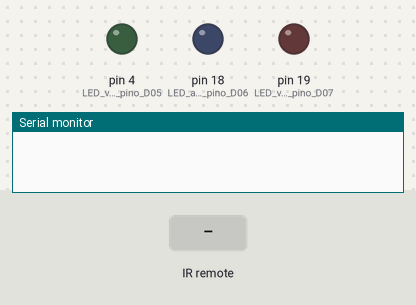
A sketch run on a simulated Arduino Uno, built with avr-gcc and run on an emulated ATmega328P. Parts: output pins drawn as LEDs (lit = HIGH), the last lines printed to the serial monitor. The test bench sets the inputs (shaded band).

Above: at 1.2 s.
1.3 s: infrared code 0xFFB04F received
At 1.8 s:
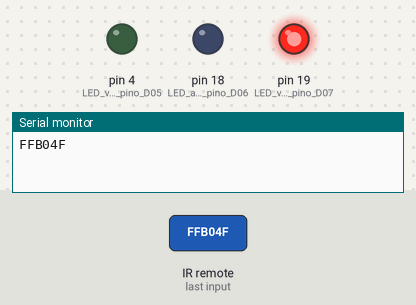
2.8 s: infrared code 0xFF18E7 received
At 4.0 s:
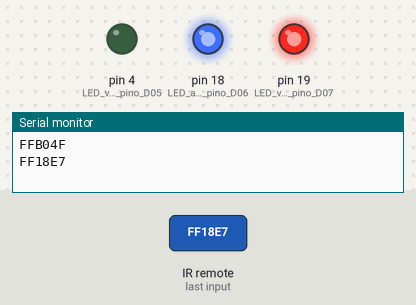
4.3 s: infrared code 0xFF30CF received
At 5.3 s:
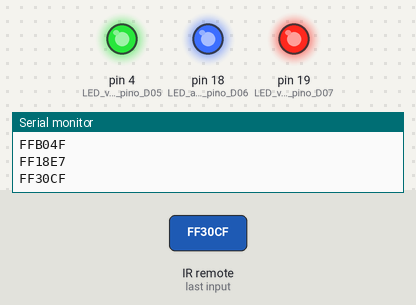
5.8 s: infrared code 0xFFB04F received
At 6.4 s:
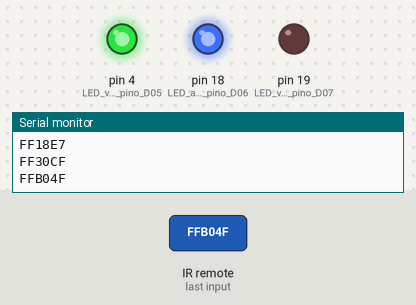
7.3 s: infrared code 0xFF18E7 received
At 8.7 s:
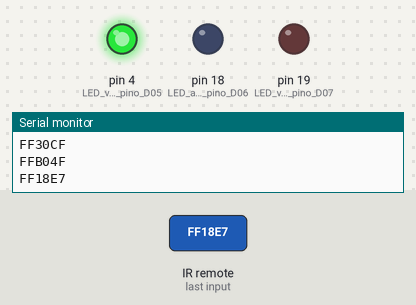
Timing chart, 0 to 9.8 s (numbered marks = the images above; inputs shaded):
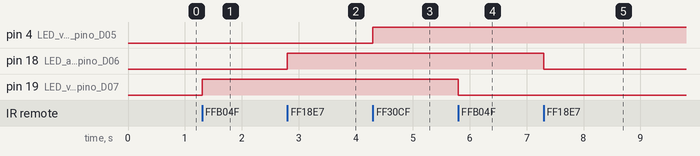

The sketch:

controle.ino
```cpp
#include <IRremote.h>                              // Biblioteca IRemote
int RECV_PIN = 15;                                 // Arduino pino D11 conectado no Receptor IR
IRrecv irrecv(RECV_PIN);                           // criando a instância
decode_results results;                            // declarando os resultados
bool LED5, LED6, LED7  = false;                    // estado dos LEDs
int atraso = 250;                                  // atraso após ligar LED

void setup()
{
  Serial.begin(9600);                              // Monitor velocidade 9600 bps
  pinMode(19, OUTPUT);                              // LED vermelho no pino D07
  pinMode(18, OUTPUT);                              // LED azul no pino D06
  pinMode(4, OUTPUT);                              // LED verde no pino D05
  irrecv.enableIRIn();                             // Inicializa a recepção de códigos
}

void loop()
{
  results.value = 0;                               // zera os registradores
  if (irrecv.decode(&results))                     // se algum código for recebido
  {
    Serial.println(results.value, HEX);            // imprime o HEX Code
    irrecv.resume();                               // reinicializa o receptor
  }
  if (results.value == 0xFFB04F)                   // pressione tecla 3 para controlar LED vermelho (D07)
  {
    LED7 = !LED7;                                  // alterna o estado do LED D07
    digitalWrite(19, LED7);                         // acende ou apaga LED vermelho (D07)
    delay(atraso);                                 // atraso de 250 ms
  }

  if (results.value == 0xFF18E7)                   // pressione tecla 2 para controlar LED azul (D06)
  {
    LED6 = !LED6;                                  // alterna o estado do LED D06
    digitalWrite(18, LED6);                         // acende ou apaga LED vermelho (D07)
    delay(atraso);                                 // atraso de 250 ms
  }

  if (results.value == 0xFF30CF)                   // pressione tecla 1 para controlar LED verde (D05)
  {
    LED5 = !LED5;                                  // alterna o estado do LED D05
    digitalWrite(4, LED5);                         // acende ou apaga LED verde (D05)
    delay(atraso);                                 // atraso de 250 ms
  }
}
```

Measured:
- after the input at 1.3 s, pin 19 (LED_vermelho_no_pino_D07): LOW → HIGH at once
- after the input at 2.8 s, pin 18 (LED_azul_no_pino_D06): LOW → HIGH at once
- after the input at 4.3 s, pin 4 (LED_verde_no_pino_D05): LOW → HIGH at once
- after the input at 5.8 s, pin 19 (LED_vermelho_no_pino_D07): HIGH → LOW at once
- after the input at 7.3 s, pin 18 (LED_azul_no_pino_D06): HIGH → LOW at once
